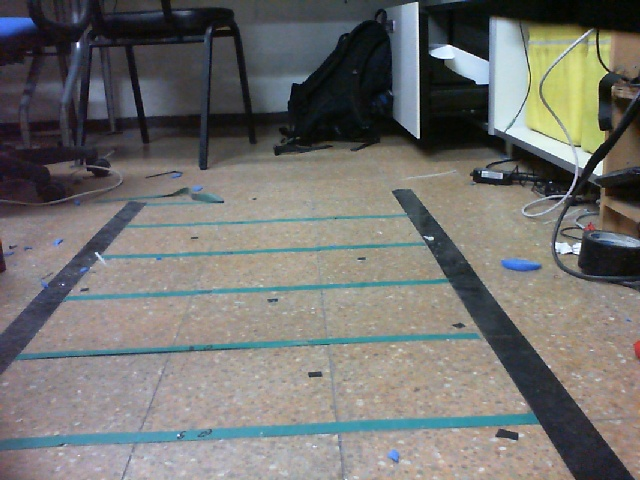
#> input picture images_height_36_y_angle_17/img3.jpg, 640 x 480 px, given in place of the camera
$ python mark_line_video.py   (older library calls are emulated)
#> lines starting #> are read from the running program, lines starting #| are printed output that depends on the picture; after the words box and inside, x2 and y2 are one past the last pixel; in counts of white or black regions, pixels touching at a corner belong together
#> in main, frame is the input picture: shape (480, 640, 3); mean B, G, R 111.7, 114.3, 114.6
### find_line.py
import cv2
import numpy as np
import sys
import os
import argparse

def find_line_contour(image):
    # every ratio of circumscribing box to contour
    # will be smaller than this number
    min_ratio = sys.maxsize
    # find the contours in the image
    _, contours, _ = cv2.findContours(
        image, cv2.RETR_EXTERNAL,
        cv2.CHAIN_APPROX_SIMPLE
    )
    # this is the contour we will return as the best contour
    cont = None
    for c in contours:
        contour_area = cv2.contourArea(c)
        # the contour we are searching for won't be smaller
        # than 600 and larger than 10000
        if not (600 <= contour_area <= 10000):
            continue
        # get a parameter for how close the approximated should be
        peri = cv2.arcLength(c, True)
        # get the approximated contour shape for our contour
        # each point of the approximated shape is closer then 2nd argument
        approx = cv2.approxPolyDP(c, 0.01 * peri, True)
        # if the contour has more then 6 vertexes or less than 4 skip it
        if not(4 <= len(approx) <= 6):
            continue
        # get the circumscribing rectangle
        rect = cv2.minAreaRect(c)
        box = cv2.boxPoints(rect)
        box = np.int0(box)
        # get the area of circumscribing rectangle area
        box_area = cv2.contourArea(box)
        # find whether the current rectangle to contour ratio
        # is smaller than our current best
        if box_area / contour_area < min_ratio:
            cont = approx
            min_ratio = box_area / contour_area
    return cont


def clean_image(image):
    # get a gray copy of image
    gray = cv2.cvtColor(
        image[0:image.shape[0], 0:image.shape[1]], cv2.COLOR_BGR2GRAY
        )
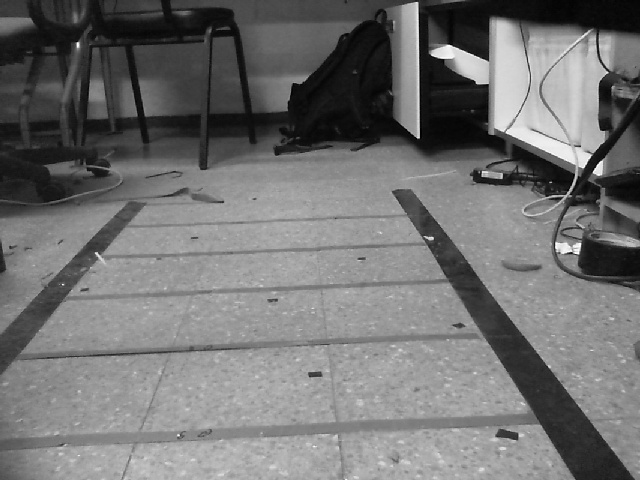
#> gray: shape (480, 640); min 0, max 254, mean 114.1
    # use threshold on image
    _, thresh = cv2.threshold(gray, 210, 255, cv2.THRESH_BINARY)
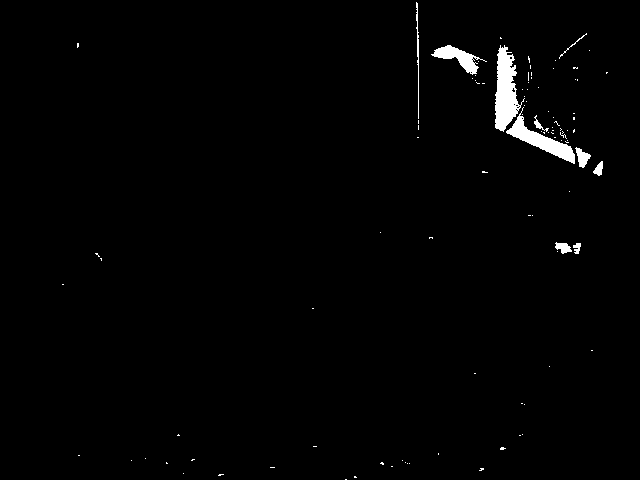
#> thresh: shape (480, 640); 1.3% white; 100 white regions (90 under 20 px), largest, box (x1, y1, x2, y2) and area: (495, 45, 525, 132) 1431, (506, 107, 575, 164) 1016, (431, 45, 487, 75) 597
    # use open to remove white noise from image
    kernel = np.ones((5, 5), np.uint8)
    thresh_opened = cv2.morphologyEx(
        thresh, cv2.MORPH_OPEN, kernel, iterations=1
        )
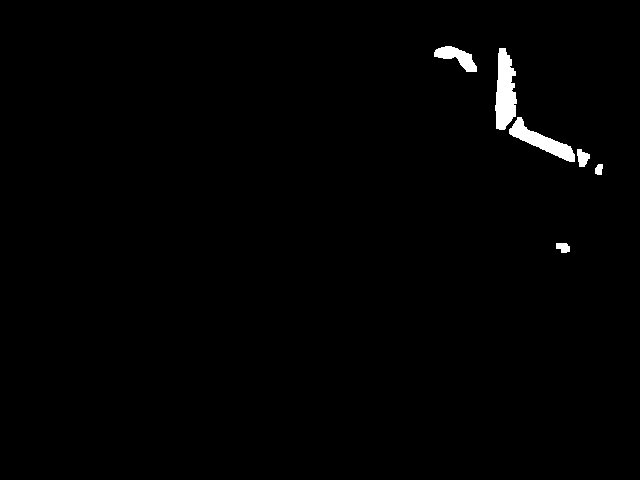
#> thresh_opened: shape (480, 640); 1% white; 6 white regions
    # blur the image to dull the image
    blurred = cv2.GaussianBlur(thresh_opened, (5, 5), 0)
    # cv2.imshow("blurred", blurred)
    return blurred


# [34 lines left out: functions do_work, main, not called in this run]


# [2 lines that do not run on import are left out]

### mark_line_video.py
import argparse
import cv2
from find_line import find_line_contour, clean_image


def mark_rectangle_contour(image):
    # return the points of the contour the looks most like rectangle
    cleaned_image = clean_image(image)
    best_fitting_rectangle = find_line_contour(cleaned_image)
#> in find_line_contour, `_, contours, _ = cv2.findContours( image, cv2.RETR_EXTERNAL, cv2.CHAIN..`: contours = 4 contours; box (x1, y1, x2, y2) and area: (493, 46, 592, 169) 3256, (432, 44, 479, 74) 774, (554, 241, 572, 255) 193, (593, 162, 605, 177) 140
#> the loop in find_line_contour, `for c in contours:` made 4 passes
#> contour_area on passes 1 to 2: 193, 140.5
#> (contour_area, peri) on passes 3 to 4: (3255.5, 405.7), (773.5, 133.8)
#> after the loop in find_line_contour, `for c in contours:`: min_ratio = 9223372036854775807
    output = image.copy()
    if best_fitting_rectangle is not None:
        # draws the contour on the lower half of the image
        output = cv2.drawContours(
            image, [best_fitting_rectangle],
            -1, (0, 0, 255), 4
        )
    # show the marked best fitting rectangle if there is one
    return output


def main():
    cap = cv2.VideoCapture(0)
    while True:
        ret, frame = cap.read()
        cv2.imshow("original", frame)
        output = mark_rectangle_contour(frame)
        cv2.imshow("output", output)
        if cv2.waitKey(1) == ord('q'):
#> (key q is pressed here)
            break
    # wait for key press then destroy all windows
    cv2.destroyAllWindows()


if __name__ == "__main__":
    main()
